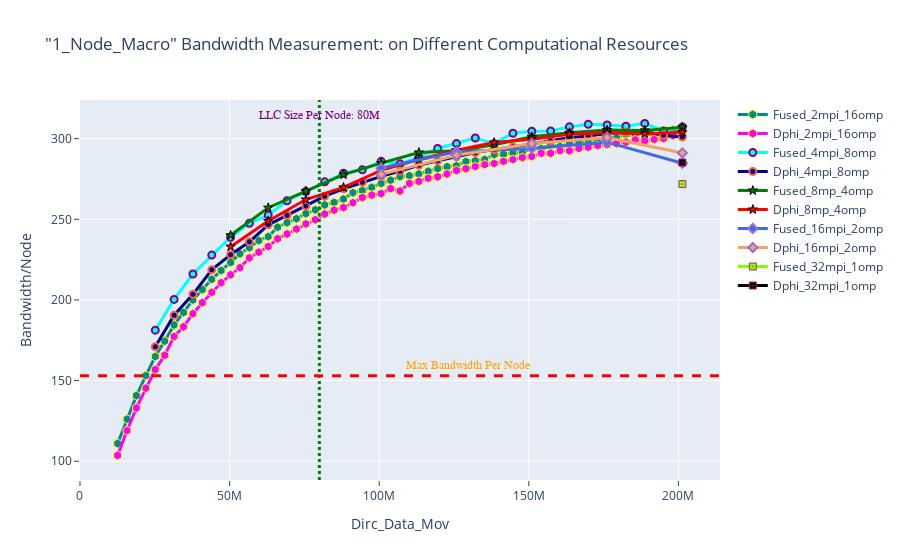

The notebook cell saved with this chart:
### Markdown cell above
### 1-Node Bandwidht Measuement

### Code cell
fig = go.Figure() 

fig.add_trace(go.Scatter(x=(dfn1macro_2mpi_16omp.Dirc_Data_Mov*(dfn1macro_2mpi_16omp.MPI_size)), 
                         y=(dfn1macro_2mpi_16omp.Fused_BAND*(dfn1macro_2mpi_16omp.MPI_size)), 
                         mode='lines+markers', 
                         name='Fused_2mpi_16omp',
                         line=dict(color='darkcyan',width=3),
                         marker=dict(symbol='hexagon',size=9, line=dict(color='yellow',width=1))))
fig.add_trace(go.Scatter(x=(dfn1macro_2mpi_16omp.Dirc_Data_Mov*(dfn1macro_2mpi_16omp.MPI_size)), 
                         y=(dfn1macro_2mpi_16omp.Dphi_BAND*(dfn1macro_2mpi_16omp.MPI_size)), 
                         mode='lines+markers', 
                         name='Dphi_2mpi_16omp',
                         line=dict(color='magenta',width=3),
                         marker=dict(symbol='hexagon',size=9, line=dict(color='yellow',width=1))))


fig.add_trace(go.Scatter(x=(dfn1macro_4mpi_8omp.Dirc_Data_Mov*(dfn1macro_4mpi_8omp.MPI_size)), 
                        y=(dfn1macro_4mpi_8omp.Fused_BAND*(dfn1macro_4mpi_8omp.MPI_size)), 
                         mode='lines+markers', 
                         name='Fused_4mpi_8omp',
                         line=dict(color='cyan',width=3),
                         marker=dict(symbol='circle',size=7,line=dict(color='Purple',width=2))))
fig.add_trace(go.Scatter(x=(dfn1macro_4mpi_8omp.Dirc_Data_Mov*(dfn1macro_4mpi_8omp.MPI_size)), 
                         y=(dfn1macro_4mpi_8omp.Dphi_BAND*(dfn1macro_4mpi_8omp.MPI_size)), 
                         mode='lines+markers', 
                         name='Dphi_4mpi_8omp',
                         line=dict(color='darkblue',width=3),
                         marker=dict(symbol='circle',size=7, line=dict(color='tomato',width=2))))


fig.add_trace(go.Scatter(x=(dfn1macro_8mpi_4omp.Dirc_Data_Mov*(dfn1macro_8mpi_4omp.MPI_size)), 
                         y=(dfn1macro_8mpi_4omp.Fused_BAND*(dfn1macro_8mpi_4omp.MPI_size)),
                         mode='lines+markers', 
                         name='Fused_8mp_4omp',
                         line=dict(color='green',width=3),
                         marker=dict(symbol='star',size=7, line=dict(color='black',width=1))))
fig.add_trace(go.Scatter(x=(dfn1macro_8mpi_4omp.Dirc_Data_Mov*(dfn1macro_8mpi_4omp.MPI_size)), 
                         y=(dfn1macro_8mpi_4omp.Dphi_BAND*(dfn1macro_8mpi_4omp.MPI_size)), 
                         mode='lines+markers', 
                         name='Dphi_8mp_4omp',
                         line=dict(color='red',width=3),
                         marker=dict(symbol='star',size=7, line=dict(color='black',width=1))))


fig.add_trace(go.Scatter(x=(dfn1macro_16mpi_2omp.Dirc_Data_Mov*(dfn1macro_16mpi_2omp.MPI_size)), 
                         y=(dfn1macro_16mpi_2omp.Fused_BAND*(dfn1macro_16mpi_2omp.MPI_size)), 
                         mode='lines+markers', 
                         name='Fused_16mpi_2omp',
                         line=dict(color='royalblue',width=3),
                         marker=dict(symbol='diamond',size=7,line=dict(color='MediumPurple',width=2))))
fig.add_trace(go.Scatter(x=(dfn1macro_16mpi_2omp.Dirc_Data_Mov*(dfn1macro_16mpi_2omp.MPI_size)), 
                         y=(dfn1macro_16mpi_2omp.Dphi_BAND*(dfn1macro_16mpi_2omp.MPI_size)), 
                         mode='lines+markers', 
                         name='Dphi_16mpi_2omp',
                         line=dict(color='sandybrown',width=3),
                         marker=dict(symbol='diamond',size=7,line=dict(color='MediumPurple',width=2))))


fig.add_trace(go.Scatter(x=(dfn1macro_32mpi_1omp.Dirc_Data_Mov*(dfn1macro_32mpi_1omp.MPI_size)), 
                         y=(dfn1macro_32mpi_1omp.Fused_BAND*(dfn1macro_32mpi_1omp.MPI_size)), 
                         mode='lines+markers', 
                         name='Fused_32mpi_1omp',
                         line=dict(color='chartreuse',width=3),
                         marker=dict(symbol='square-dot',size=7, line=dict(color='mediumvioletred',width=1))))
fig.add_trace(go.Scatter(x=(dfn1macro_32mpi_1omp.Dirc_Data_Mov*(dfn1macro_32mpi_1omp.MPI_size)), 
                         y=(dfn1macro_32mpi_1omp.Dphi_BAND*(dfn1macro_32mpi_1omp.MPI_size)), 
                         mode='lines+markers', 
                         name='Dphi_32mpi_1omp',
                         line=dict(color='black',width=3),
                         marker=dict(symbol='square-dot',size=7, line=dict(color='mediumvioletred',width=1))))


# Adding vertical and horizontal lines 
fig.add_vline(x=80e6, line_width=3, line_dash="dot", line_color="green")
fig.add_hline(y=153, line_width=3, line_dash="dash", line_color="red")

# Add annotation with arrow
fig.add_annotation(
    x='80e6'
    , y=310
    , text=f'LLC Size Per Node: 80M'
    , yanchor='bottom'
    , showarrow=False
    , arrowhead=1
    , arrowsize=1
    , arrowwidth=2
    , arrowcolor="#636363"
    , ax=-20
    , ay=-30
    , font=dict(size=12, color="purple", family="Sans Serif")
    , align="left"
    ,)

fig.add_annotation(
    x='130e6'
    , y=155
    , text=f'Max Bandwidth Per Node'
    , yanchor='bottom'
    , showarrow=False
    , arrowhead=1
    , arrowsize=1
    , arrowwidth=2
    , arrowcolor="#636363"
    , ax=-20
    , ay=-30
    , font=dict(size=12, color="orange", family="Sans Serif")
    , align="left"
    ,)


fig.update_layout(title='"1_Node_Macro" Bandwidth Measurement: on Different Computational Resources',
                  xaxis_title='Dirc_Data_Mov', yaxis_title='Bandwidth/Node', 
                  xaxis=dict(ticks="outside"),  
                  yaxis=dict(ticks="outside"))

### Figure 1 — Plotly figure (JSON) as saved in the notebook; plotly's stock layout.template omitted (floating-point values rounded to 4 significant figures)
{"data": [{"line": {"color": "darkcyan", "width": 3}, "marker": {"line": {"color": "yellow", "width": 1}, "size": 9, "symbol": "hexagon"}, "mode": "lines+markers", "name": "Fused_2mpi_16omp", "type": "scatter", "x": [12582912, 15728640, 18874368, 22020096, 25165824, 28311552, 31457280, 34603008, 37748736, 40894464, 44040192, 47185920, 50331648, 53477376, 56623104, 59768832, 62914560, 66060288, 69206016, 72351744, 75497472, 78643200, 81788928, 84934656, 88080384, 91226112, 94371840, 97517568, 100663296, 103809024, 106954752, 110100480, 113246208, 116391936, 119537664, 122683392, 125829120, 128974848, 132120576, 135266304, 138412032, 141557760, 144703488, 147849216, 150994944, 154140672, 157286400, 160432128, 163577856, 166723584, 169869312, 173015040, 176160768, 179306496, 182452224, 185597952, 188743680, 191889408, 195035136, 198180864, 201326592], "y": [111.0, 126.1, 140.7, 153.1, 164.9, 174.5, 184.5, 192.2, 200.0, 206.4, 212.8, 218.3, 223.3, 228.6, 232.4, 236.8, 239.3, 245.1, 247.9, 250.4, 253.5, 255.9, 258.9, 260.5, 262.5, 266.5, 267.9, 269.8, 272.2, 274.3, 276.5, 277.1, 278.1, 279.8, 281.4, 282.6, 283.2, 285.8, 286.3, 287.1, 290.1, 290.3, 291.3, 291.1, 294.5, 293.9, 296.1, 295.2, 296.9, 297.1, 299.0, 297.9, 300.9, 300.5, 302.7, 301.4, 304.7, 300.6, 305.0, 305.3, 303.9]}, {"line": {"color": "magenta", "width": 3}, "marker": {"line": {"color": "yellow", "width": 1}, "size": 9, "symbol": "hexagon"}, "mode": "lines+markers", "name": "Dphi_2mpi_16omp", "type": "scatter", "x": [12582912, 15728640, 18874368, 22020096, 25165824, 28311552, 31457280, 34603008, 37748736, 40894464, 44040192, 47185920, 50331648, 53477376, 56623104, 59768832, 62914560, 66060288, 69206016, 72351744, 75497472, 78643200, 81788928, 84934656, 88080384, 91226112, 94371840, 97517568, 100663296, 103809024, 106954752, 110100480, 113246208, 116391936, 119537664, 122683392, 125829120, 128974848, 132120576, 135266304, 138412032, 141557760, 144703488, 147849216, 150994944, 154140672, 157286400, 160432128, 163577856, 166723584, 169869312, 173015040, 176160768, 179306496, 182452224, 185597952, 188743680, 191889408, 195035136, 198180864, 201326592], "y": [103.6, 119.0, 133.0, 145.3, 156.8, 165.7, 177.3, 183.3, 191.5, 198.3, 204.7, 210.6, 215.6, 220.0, 226.1, 229.6, 233.1, 238.0, 240.9, 244.0, 247.2, 249.7, 253.3, 255.7, 257.3, 260.3, 263.5, 265.0, 266.0, 269.0, 267.5, 272.3, 273.5, 275.4, 276.3, 278.1, 280.3, 281.4, 282.7, 283.9, 284.6, 285.9, 287.0, 288.3, 289.0, 290.9, 290.9, 292.5, 292.5, 294.0, 294.7, 295.8, 296.3, 297.0, 297.9, 299.2, 298.6, 299.5, 300.1, 301.9, 301.1]}, {"line": {"color": "cyan", "width": 3}, "marker": {"line": {"color": "Purple", "width": 2}, "size": 7, "symbol": "circle"}, "mode": "lines+markers", "name": "Fused_4mpi_8omp", "type": "scatter", "x": [25165824, 31457280, 37748736, 44040192, 50331648, 56623104, 62914560, 69206016, 75497472, 81788928, 88080384, 94371840, 100663296, 106954752, 113246208, 119537664, 125829120, 132120576, 138412032, 144703488, 150994944, 157286400, 163577856, 169869312, 176160768, 182452224, 188743680, 195035136, 201326592], "y": [181.2, 200.3, 216.1, 227.8, 238.9, 247.6, 252.6, 261.5, 267.3, 273.2, 278.5, 280.7, 285.9, 284.4, 288.5, 293.9, 297.0, 300.4, 296.9, 303.4, 304.6, 304.7, 307.3, 308.9, 308.5, 307.7, 309.5, 304.8, 307.2]}, {"line": {"color": "darkblue", "width": 3}, "marker": {"line": {"color": "tomato", "width": 2}, "size": 7, "symbol": "circle"}, "mode": "lines+markers", "name": "Dphi_4mpi_8omp", "type": "scatter", "x": [25165824, 31457280, 37748736, 44040192, 50331648, 56623104, 62914560, 69206016, 75497472, 81788928, 88080384, 94371840, 100663296, 106954752, 113246208, 119537664, 125829120, 132120576, 138412032, 144703488, 150994944, 157286400, 163577856, 169869312, 176160768, 182452224, 188743680, 195035136, 201326592], "y": [171.0, 190.5, 203.5, 218.7, 228.1, 236.0, 246.6, 252.5, 258.2, 264.3, 269.0, 273.0, 276.6, 279.9, 283.5, 286.2, 288.7, 291.3, 293.3, 294.9, 296.6, 298.8, 300.5, 301.7, 303.2, 304.0, 304.4, 302.2, 301.0]}, {"line": {"color": "green", "width": 3}, "marker": {"line": {"color": "black", "width": 1}, "size": 7, "symbol": "star"}, "mode": "lines+markers", "name": "Fused_8mp_4omp", "type": "scatter", "x": [50331648, 62914560, 75497472, 88080384, 100663296, 113246208, 125829120, 138412032, 150994944, 163577856, 176160768, 188743680, 201326592], "y": [240.1, 257.2, 267.5, 277.7, 284.8, 291.4, 292.5, 296.3, 301.2, 303.7, 305.4, 305.1, 307.0]}, {"line": {"color": "red", "width": 3}, "marker": {"line": {"color": "black", "width": 1}, "size": 7, "symbol": "star"}, "mode": "lines+markers", "name": "Dphi_8mp_4omp", "type": "scatter", "x": [50331648, 62914560, 75497472, 88080384, 100663296, 113246208, 125829120, 138412032, 150994944, 163577856, 176160768, 188743680, 201326592], "y": [233.0, 249.0, 262.3, 269.8, 280.3, 287.1, 292.8, 297.6, 299.7, 302.8, 303.7, 303.1, 304.0]}, {"line": {"color": "royalblue", "width": 3}, "marker": {"line": {"color": "MediumPurple", "width": 2}, "size": 7, "symbol": "diamond"}, "mode": "lines+markers", "name": "Fused_16mpi_2omp", "type": "scatter", "x": [100663296, 125829120, 150994944, 176160768, 201326592], "y": [281.8, 291.9, 293.9, 297.8, 284.7]}, {"line": {"color": "sandybrown", "width": 3}, "marker": {"line": {"color": "MediumPurple", "width": 2}, "size": 7, "symbol": "diamond"}, "mode": "lines+markers", "name": "Dphi_16mpi_2omp", "type": "scatter", "x": [100663296, 125829120, 150994944, 176160768, 201326592], "y": [277.8, 289.7, 296.9, 300.7, 291.2]}, {"line": {"color": "chartreuse", "width": 3}, "marker": {"line": {"color": "mediumvioletred", "width": 1}, "size": 7, "symbol": "square-dot"}, "mode": "lines+markers", "name": "Fused_32mpi_1omp", "type": "scatter", "x": [201326592], "y": [271.8]}, {"line": {"color": "black", "width": 3}, "marker": {"line": {"color": "mediumvioletred", "width": 1}, "size": 7, "symbol": "square-dot"}, "mode": "lines+markers", "name": "Dphi_32mpi_1omp", "type": "scatter", "x": [201326592], "y": [285.2]}], "layout": {"annotations": [{"align": "left", "arrowcolor": "#636363", "arrowhead": 1, "arrowsize": 1, "arrowwidth": 2, "ax": -20, "ay": -30, "font": {"color": "purple", "family": "Sans Serif", "size": 12}, "showarrow": false, "text": "LLC Size Per Node: 80M", "x": "80e6", "y": 310, "yanchor": "bottom"}, {"align": "left", "arrowcolor": "#636363", "arrowhead": 1, "arrowsize": 1, "arrowwidth": 2, "ax": -20, "ay": -30, "font": {"color": "orange", "family": "Sans Serif", "size": 12}, "showarrow": false, "text": "Max Bandwidth Per Node", "x": "130e6", "y": 155, "yanchor": "bottom"}], "shapes": [{"line": {"color": "green", "dash": "dot", "width": 3}, "type": "line", "x0": 80000000, "x1": 80000000, "xref": "x", "y0": 0, "y1": 1, "yref": "y domain"}, {"line": {"color": "red", "dash": "dash", "width": 3}, "type": "line", "x0": 0, "x1": 1, "xref": "x domain", "y0": 153, "y1": 153, "yref": "y"}], "title": {"text": "\"1_Node_Macro\" Bandwidth Measurement: on Different Computational Resources"}, "xaxis": {"ticks": "outside", "title": {"text": "Dirc_Data_Mov"}}, "yaxis": {"ticks": "outside", "title": {"text": "Bandwidth/Node"}}}}
